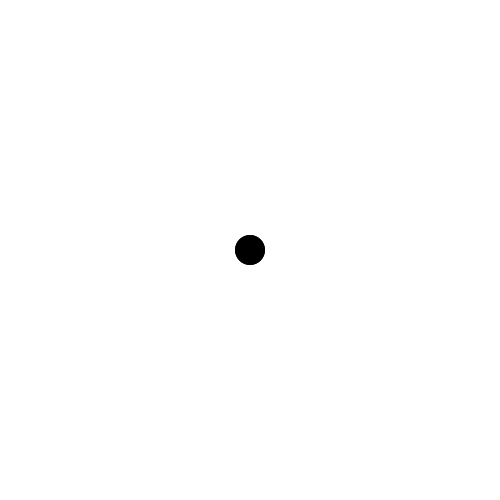
Frame 1 (no input)
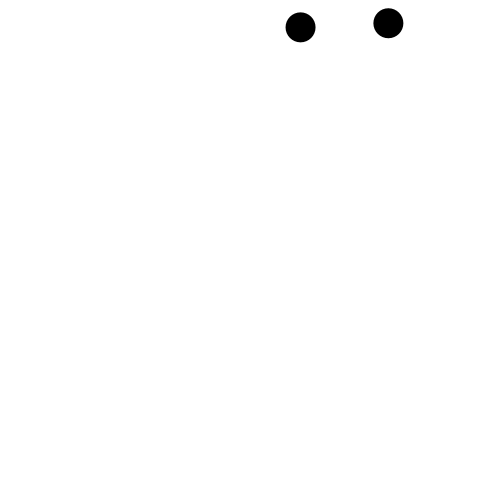
Frame 60 (the mouse pressed at the canvas centre just before this capture)
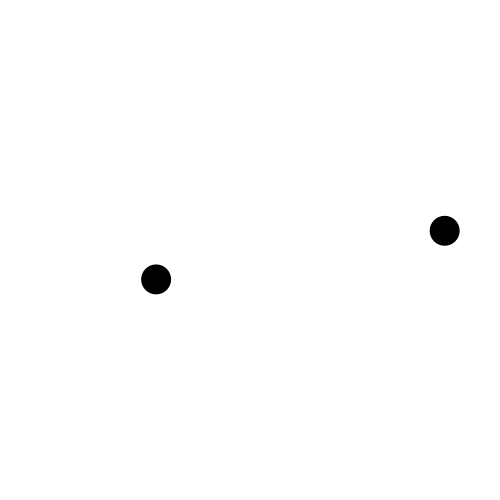
Frame 120 (the mouse held since frame 60 and released just before this capture)

The Processing sketch that drew these frames (run headless with seeded random() and noise(); from frame 60 on, the mouse is pressed at the canvas centre):

// Processing sketch: processing_173109
// ── processing_173109.pde

/*

1) First thing you do when you start a program is set up your "development environment"
Our "development environment" is our void setup() and void draw() functions.

These two functions are used to initialize, and run our program.

We take our time to make sure everything is set up because if we don't have our environment
set up, we don't have anywhere to start from, and build off of.
-------------------------------------------------------------------------------------------------

void setup(){

}

void draw(){

}

-------------------------------------------------------------------------------------------------
2) The next thing you must do is ask yourself "What the hell am I doing here?".
Usually we can answer this question by reading over our Project Handouts.

3) So now let me lay out a basic project that we will have to complete.
-Make 2 balls
-Have them moving around on the screen at random directions.
-Have them bounce off the walls
-Program this with OOP in mind. ( ie. use a Class )
-------------------------------------------------------------------------------------------------
4a) So now I will take you thought the thought processes that it takes to do what is called
"Classing out an Object"
So we want to create this ball, what are a few things about the ball that will help us
Accomplish out task?

Well we have to move it around, so it needs to have a position.
So we can expect a X position variable, Y position variable inside of our class.
-------------------------------------------------------------------------------------------------

float xpos;
float ypos;

-------------------------------------------------------------------------------------------------
And it needs to move around at a random direction.
So we can expect aa X direction variable, and a Y direction variable inside of our class.
-------------------------------------------------------------------------------------------------

float xdir;
float ydir;

-------------------------------------------------------------------------------------------------
5)Now that we have all of the variable, lets put them inside of our class.
-------------------------------------------------------------------------------------------------

class Ball{
  float xpos;
  float ypos;
  float xdir;
  float ydir;
}

-------------------------------------------------------------------------------------------------
6)So now, the constructor... What we do with the constructor, is give our classes variables some 
meat. We need to give our variables some numbers, because to do things to our object, we need to use
math, and to do math, we need numbers. Inside of the parentheses, we create temporary
placeholders to hold values our "user" will input into the "instantiation statement" as seen in
step #7. These temp values get set to our actual values that we will be playing with inside of
our methods.

*Remember that our constructor has the same name as our class.*
-------------------------------------------------------------------------------------------------

class Ball{
  float xpos;
  float ypos;
  float xdir;
  float ydir;
  Ball(float tempXpos, float tempYpos, float tempXdir, float tempYdir){
    xpos = tempXpos;
    ypos = tempYpos;
    xdir = tempXdir;
    ydir = tempYdir;
  }
}

-------------------------------------------------------------------------------------------------
7)Let's look at how our "user" inputs values into our "instantiation statement" and we will also
add some basic init stuff. ( pro tip: init stands for initialize )
-------------------------------------------------------------------------------------------------

void setup(){
  size(500, 500);
  Ball b1 = new Ball(width/2, height/2, random(-8, 8), random(-8, 8));
}

-------------------------------------------------------------------------------------------------
8)Now we are going to start making our method functions. We write our methods right below our 
constructor We first need a method that will draw our ball. We will call this method, drawBall().
_________________________________________________________________________________________________

class Ball{
  float xpos;
  float ypos;
  float xdir;
  float ydir;
  Ball(float tempXpos, float tempYpos, float tempXdir, float tempYdir){
    xpos = tempXpos;
    ypos = tempYpos;
    xdir = tempXdir;
    ydir = tempYdir;
  }
  void drawBall(){
    fill(0);
    ellipse(xpos, ypos, 30, 30);
  }
}

_________________________________________________________________________________________________
9)To utilize our method, we use the dot operator to append that method to the object in our 
draw function.
_________________________________________________________________________________________________

void draw(){
  background(255);
  b1.drawBall();
}

_________________________________________________________________________________________________
10)I am going to create a bunch of new methods that should look very familiar, I'll explain all
within comments inside the actual code.
_________________________________________________________________________________________________

  void drawBall(){
    fill(0);
    ellipse(xpos, ypos, 30, 30);
  }
  
  void moveBall(){
    xpos = xpos + xdir;
    ypos = ypos + ydir;
  }
  
  void bounceBall(){
    if(xpos < 15 || xpos > width-15){
          xdir = xdir * -1;
    }
    if(ypos < 15 || ypos > height-15){
          ydir = ydir * -1;
    }
  }
  
_________________________________________________________________________________________________
11)Remember to use the new methods on the object you wish to effect inside our draw function.
_________________________________________________________________________________________________

  b1.drawBall();
  b1.moveBall();
  b1.bounceBall();
  
_________________________________________________________________________________________________
12)To make two of the balls, we just need to double up on calling the class into the program.

*/
Ball b1;
Ball b2;
void setup(){
  size(500, 500);
  b1 = new Ball(width/2, height/2, random(-8, 8), random(-8, 8));
  b2 = new Ball(width/2, height/2, random(-8, 8), random(-8, 8));
  noStroke();
}

void draw(){
  background(255);
  b1.drawBall();
  b1.moveBall();
  b1.bounceBall();
  
  b2.drawBall();
  b2.moveBall();
  b2.bounceBall();
}

class Ball{
  float xpos;
  float ypos;
  float xdir;
  float ydir;
  Ball(float tempXpos, float tempYpos, float tempXdir, float tempYdir){
    xpos = tempXpos;
    ypos = tempYpos;
    xdir = tempXdir;
    ydir = tempYdir;
  }
  void drawBall(){
    fill(0);
    ellipse(xpos, ypos, 30, 30);
  }
  void moveBall(){
    xpos = xpos + xdir;
    ypos = ypos + ydir;
  }
  void bounceBall(){
    if(xpos < 15 || xpos > width-15){
          xdir = xdir * -1;
    }
    if(ypos < 15 || ypos > height-15){
          ydir = ydir * -1;
    }
  }
}
